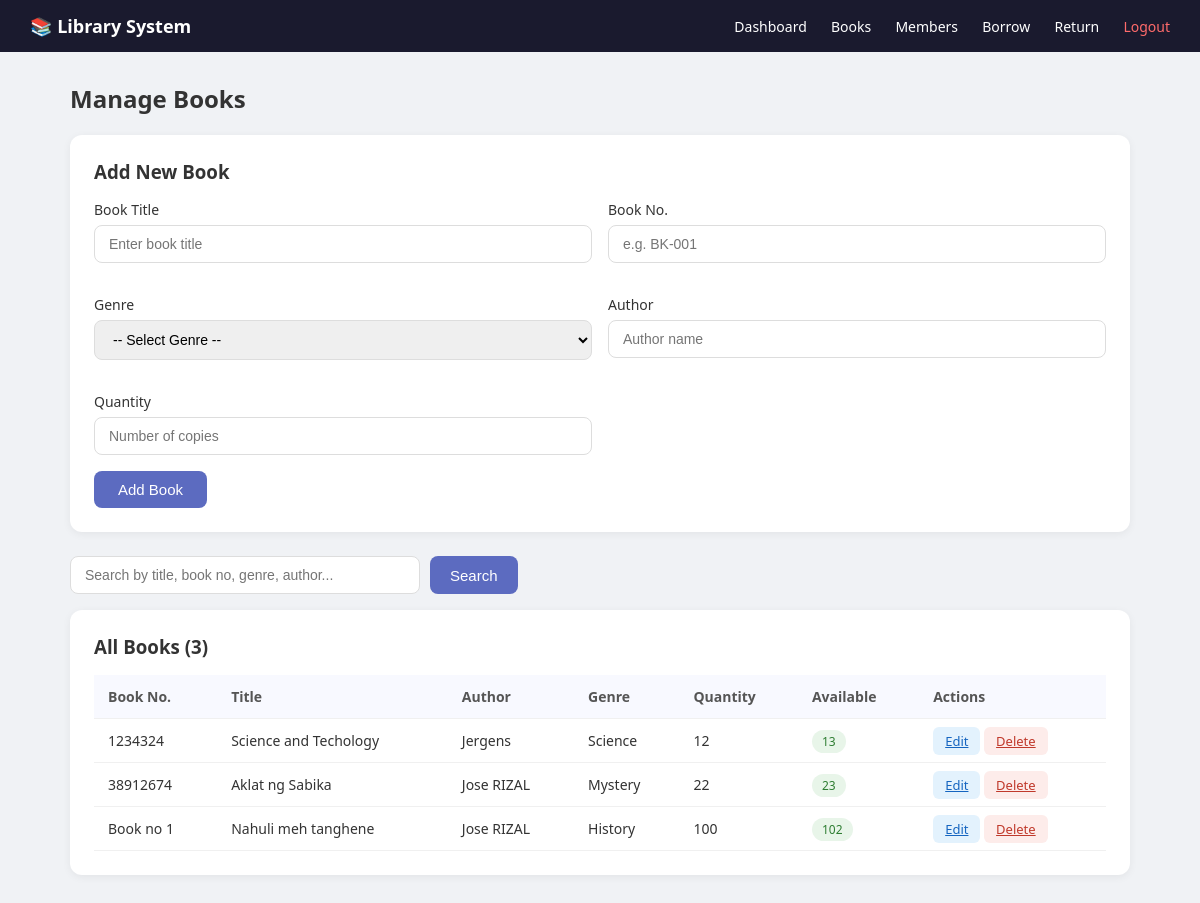
The app's page /books.php (signed in) with its own data.
### tables this page shows
CREATE TABLE `books` (
  `id` int(11) NOT NULL,
  `book_no` varchar(50) DEFAULT NULL,
  `genre` varchar(100) DEFAULT NULL,
  `title` varchar(200) NOT NULL,
  `author` varchar(100) NOT NULL,
  `isbn` varchar(50) DEFAULT NULL,
  `category` varchar(100) DEFAULT NULL,
  `quantity` int(11) DEFAULT 1,
  `available` int(11) DEFAULT 1,
  `created_at` timestamp NOT NULL DEFAULT current_timestamp()
);

### books.php (the view, shortened to what this page needs)
<?php
require 'includes/db_connect.php';
$edit_book = null;
$search = isset($_GET['search']) ? trim($_GET['search']) : '';
if ($search) {
    $sql   = "SELECT * FROM books WHERE title LIKE ? OR book_no LIKE ? OR genre LIKE ? OR author LIKE ? ORDER BY id DESC";
    $stmt  = mysqli_prepare($conn, $sql);
    $like  = "%$search%";
    mysqli_stmt_bind_param($stmt, "ssss", $like, $like, $like, $like);
    mysqli_stmt_execute($stmt);
    $books = mysqli_stmt_get_result($stmt);
} else {
    $books = mysqli_query($conn, "SELECT * FROM books ORDER BY id DESC");
}
?>
<!DOCTYPE html>
<html lang="en">
<head>
    <link rel="stylesheet" href="css/style.css">
</head>
<body>
<nav class="navbar">
    <span style="font-weight:600; font-size:18px;">📚 Library System</span>
    <div>
        <a href="dashboard.php">Dashboard</a>
        <a href="books.php">Books</a>
        <a href="members.php">Members</a>
        <a href="borrow.php">Borrow</a>
        <a href="return.php">Return</a>
        <a href="logout.php" style="color:#ff6b6b;">Logout</a>
    </div>
</nav>
<div class="container">
    <h2 style="margin-bottom:20px;">Manage Books</h2>
    <div class="table-box" style="margin-bottom:24px;">
        <h3 style="margin-bottom:16px;"><?= $edit_book ? 'Edit Book' : 'Add New Book' ?></h3>
        <form method="POST">
            <div style="display:grid; grid-template-columns:1fr 1fr; gap:16px;">
                <div class="form-group">
                    <label>Book Title</label>
                    <input type="text" name="title" required placeholder="Enter book title"
                        value="<?= $edit_book ? htmlspecialchars($edit_book['title']) : '' ?>">
                </div>
                <div class="form-group">
                    <label>Book No.</label>
                    <input type="text" name="book_no" required placeholder="e.g. BK-001"
                        value="<?= $edit_book ? htmlspecialchars($edit_book['book_no']) : '' ?>">
                </div>
                <div class="form-group">
                    <label>Genre</label>
                    <select name="genre" required style="width:100%; padding:10px 14px; border:1px solid #ddd; border-radius:8px; font-size:14px;">
                        <option value="">-- Select Genre --</option>
                    </select>
                </div>
                <div class="form-group">
                    <label>Author</label>
                    <input type="text" name="author" required placeholder="Author name"
                        value="<?= $edit_book ? htmlspecialchars($edit_book['author']) : '' ?>">
                </div>
                <div class="form-group">
                    <label>Quantity</label>
                    <input type="number" name="quantity" min="1" required placeholder="Number of copies"
                        value="<?= $edit_book ? $edit_book['quantity'] : '' ?>">
                </div>
            </div>
            <?php if ($edit_book): ?>
                <button type="submit" name="update_book" class="btn-primary" style="width:auto; padding:10px 24px;">Update Book</button>
                <a href="books.php" style="margin-left:12px; color:#888;">Cancel</a>
            <?php else: ?>
                <button type="submit" name="add_book" class="btn-primary" style="width:auto; padding:10px 24px;">Add Book</button>
            <?php endif; ?>
        </form>
    </div>
    <div style="margin-bottom:16px;">
        <form method="GET" style="display:flex; gap:10px;">
            <input type="text" name="search" placeholder="Search by title, book no, genre, author..."
                value="<?= htmlspecialchars($search) ?>"
                style="padding:10px 14px; border:1px solid #ddd; border-radius:8px; font-size:14px; width:350px;">
            <button type="submit" class="btn-primary" style="width:auto; padding:10px 20px;">Search</button>
        </form>
    </div>
    <div class="table-box">
        <h3 style="margin-bottom:16px;">All Books (<?= mysqli_num_rows($books) ?>)</h3>
        <table>
            <thead>
                <tr>
                    <th>Book No.</th>
                    <th>Title</th>
                    <th>Author</th>
                    <th>Genre</th>
                    <th>Quantity</th>
                    <th>Available</th>
                    <th>Actions</th>
                </tr>
            </thead>
            <tbody>
                <?php if (mysqli_num_rows($books) > 0): ?>
                    <?php while ($book = mysqli_fetch_assoc($books)): ?>
                    <tr>
                        <td><?= htmlspecialchars($book['book_no']) ?></td>
                        <td><?= htmlspecialchars($book['title']) ?></td>
                        <td><?= htmlspecialchars($book['author']) ?></td>
                        <td><?= htmlspecialchars($book['genre']) ?></td>
                        <td><?= $book['quantity'] ?></td>
                        <td>
                            <span style="
                                padding:3px 10px;
                                border-radius:20px;
                                font-size:12px;
                                background:<?= $book['available'] > 0 ? '#e8f5e9' : '#fdecea' ?>;
                                color:<?= $book['available'] > 0 ? '#2e7d32' : '#c0392b' ?>;">
                                <?= $book['available'] ?>
                            </span>
                        </td>
                        <td>
                            <a href="books.php?edit=<?= $book['id'] ?>" class="btn-sm btn-edit">Edit</a>
                            <a href="books.php?delete=<?= $book['id'] ?>"
                               class="btn-sm btn-delete"
                               onclick="return confirm('Delete this book?')">Delete</a>
                        </td>
                    </tr>
                    <?php endwhile; ?>
                <?php else: ?>
                    <tr>
                        <td colspan="7" style="text-align:center; color:#888;">No books found.</td>
                    </tr>
                <?php endif; ?>
            </tbody>
        </table>
    </div>
</div>
</body>
</html>

### css/style.css (style rules this page uses)
* { margin: 0; padding: 0; box-sizing: border-box; }
body { font-family: 'Segoe UI', sans-serif; background: #f0f2f5; color: #333; }
.form-group { margin-bottom: 16px; }
.form-group label { display: block; margin-bottom: 6px; font-size: 14px; font-weight: 500; }
.form-group input { width: 100%; padding: 10px 14px; border: 1px solid #ddd; border-radius: 8px; font-size: 14px; transition: border 0.2s; }
.btn-primary { width: 100%; padding: 12px; background: #5c6bc0; color: white; border: none; border-radius: 8px; font-size: 15px; cursor: pointer; transition: background 0.2s; }
.navbar { background: #1a1a2e; color: white; padding: 14px 30px; display: flex; justify-content: space-between; align-items: center; }
.navbar a { color: white; text-decoration: none; margin-left: 20px; font-size: 14px; }
.container { max-width: 1100px; margin: 30px auto; padding: 0 20px; }
.table-box { background: white; padding: 24px; border-radius: 12px; box-shadow: 0 2px 8px rgba(0,0,0,0.06); }
table { width: 100%; border-collapse: collapse; }
th, td { padding: 12px 14px; text-align: left; border-bottom: 1px solid #f0f0f0; font-size: 14px; }
th { background: #f8f9ff; font-weight: 600; color: #555; }
.btn-sm { padding: 5px 12px; border-radius: 6px; border: none; cursor: pointer; font-size: 13px; }
.btn-edit { background: #e3f2fd; color: #1565c0; }
.btn-delete { background: #fdecea; color: #c0392b; }

### records on screen
books: book_no "1234324", title "Science and Techology", author "Jergens", genre "Science", quantity "12", available "13"
books: book_no "38912674", title "Aklat ng Sabika", author "Jose RIZAL", genre "Mystery", quantity "22", available "23"
books: book_no "Book no 1", title "Nahuli meh tanghene", author "Jose RIZAL", genre "History", quantity "100", available "102"

### other values on screen
mysqli_num_rows($books) "3"
